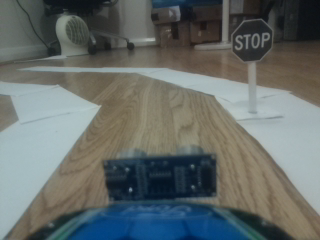
#> input picture Testing/STOP-testing/stopactual.png, 320 x 240 px, found by its file name; its folder holds 5 pictures in this run
$ python stopTesting.py   (older library calls are emulated)
#> lines starting #> are read from the running program, lines starting #| are printed output that depends on the picture; after the words box and inside, x2 and y2 are one past the last pixel; in counts of white or black regions, pixels touching at a corner belong together
import cv2
import DataPreProcessing
import numpy as np
from scipy import misc
import matplotlib.pyplot as plt
from skimage.transform import resize

roi_gray = 0
stopPresent = False

#STOP Sign Detection
def stopDetection(img):
    global roi_gray
    global stopPresent
    stopCascade = cv2.CascadeClassifier('stop_class.xml')
    stop = stopCascade.detectMultiScale(img,
                                        scaleFactor=1.1,
                                        minNeighbors=2
                                        )
    for (x, y, w, h) in stop:
        stopPresent = True
        cv2.rectangle(img, (x,y), (x+w,y+h), (255,0,0),2)
    print("STOP Detection Complete")
    print(stopPresent)


#recv_img = misc.imread('/Volumes/TRANSCEND/RPi-Self-Driving-Car/Testing/STOP-testing/image.png')

#img = np.array(recv_img, dtype='uint8')
img = cv2.imread('/Volumes/TRANSCEND/RPi-Self-Driving-Car/Testing/Traffic-Light-Testing/stopactual.png')
#> img is the input picture: shape (240, 320, 3); mean B, G, R 104.9, 107, 100.3
gray = cv2.cvtColor(img, cv2.COLOR_BGR2GRAY)
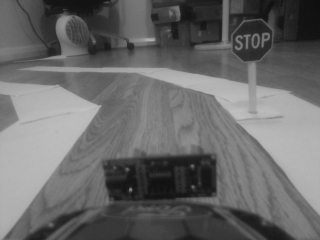
#> gray: shape (240, 320); min 13, max 193, mean 104.8
#image_resized = resize(gray, (18,22), mode='reflect')
stopDetection(gray)
#> in stopDetection, `stop = stopCascade.detectMultiScale(img, scaleFactor=1.1, minNeighbors..`: stop = [[222, 13, 56, 56]]
#> the loop in stopDetection, `for (x, y, w, h) in stop:` made 1 pass
#> after the loop in stopDetection, `for (x, y, w, h) in stop:`:
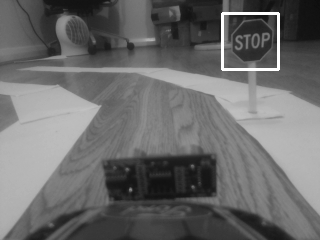
#> img: shape (240, 320); 0.87% of pixels changed, all inside (x1, y1, x2, y2) = (221, 12, 280, 71)
#| True
plt.imshow(gray, cmap='Greys')
plt.show()

'''
import numpy as np
import cv2

stopCascade = cv2.CascadeClassifier('stop_class.xml')

img = cv2.imread('image.png')
gray = cv2.cvtColor(img, cv2.COLOR_BGR2GRAY)
stop = stopCascade.detectMultiScale(gray, 1.3, 5)

for (x,y,w,h) in stop:
    cv2.rectangle(img, (x,y), (x+w,y+h), (255,0,0),2)
    roi_gray = gray[y:y+h, x:x+w]

cv2.imshow('img',roi_gray)
cv2.waitKey(0)
cv2.destroyAllWindows()
'''
